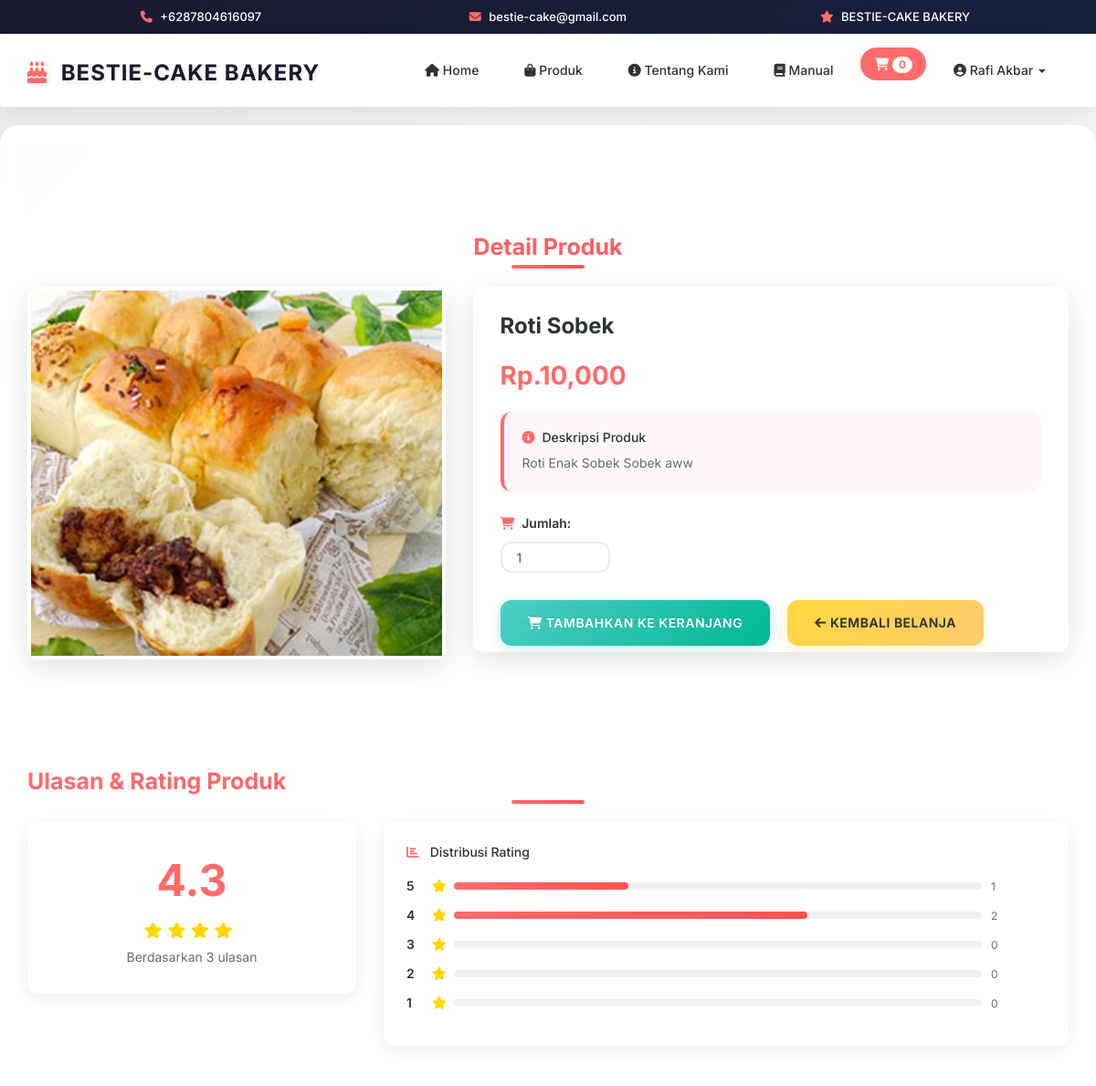
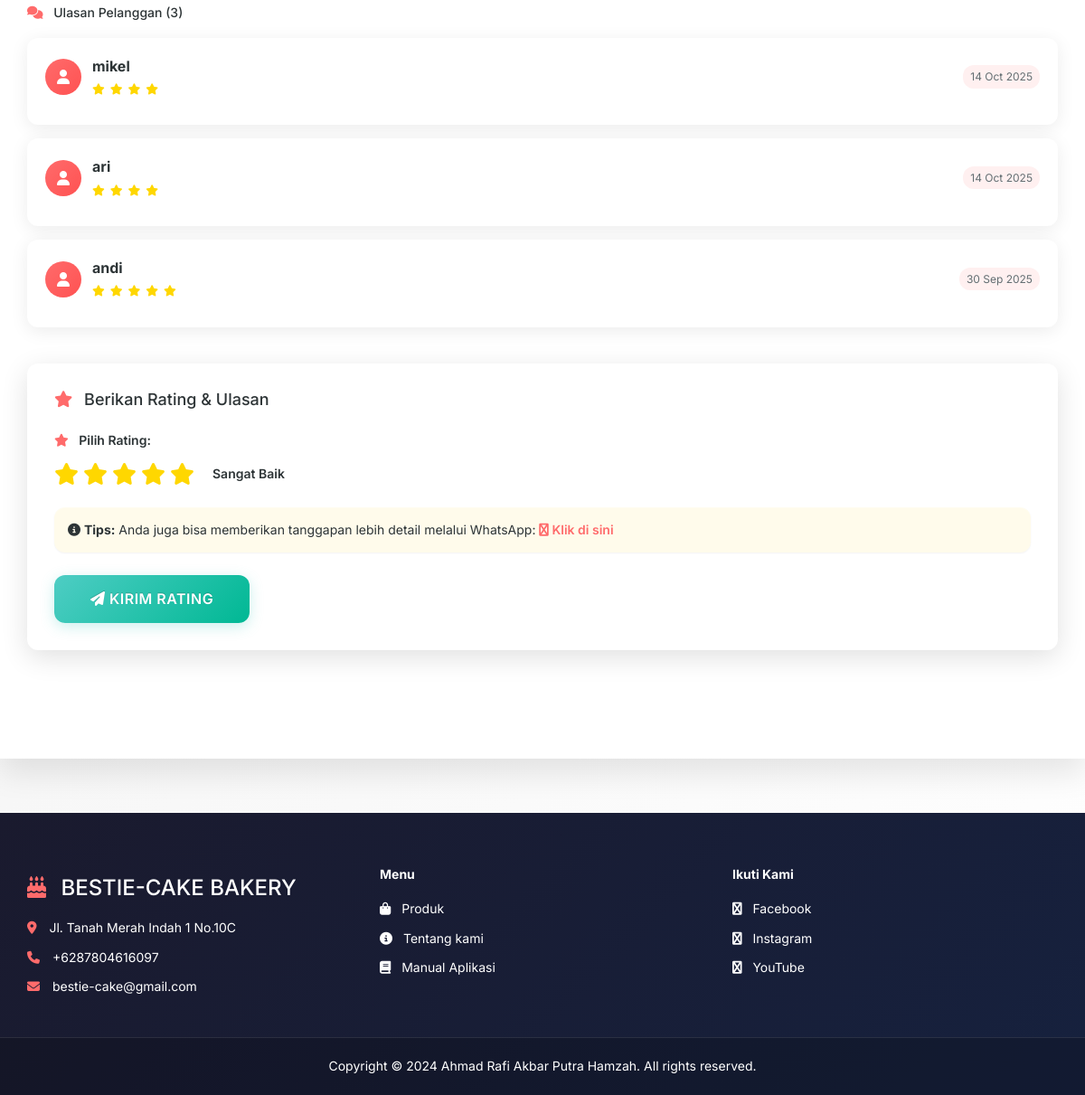
/detail_produk.php?produk=P0001 (signed in), run on the app's committed database (2 pictures, top to bottom).
### tables this page shows
CREATE TABLE `produk` (
  `kode_produk` varchar(100) NOT NULL,
  `nama` varchar(100) NOT NULL,
  `image` text NOT NULL,
  `deskripsi` text NOT NULL,
  `harga` int(11) NOT NULL,
  PRIMARY KEY (`kode_produk`)
);

CREATE TABLE `review` (
  `id_review` int(11) NOT NULL AUTO_INCREMENT,
  `kode_produk` varchar(100) NOT NULL,
  `kode_customer` varchar(100) NOT NULL,
  `rating` tinyint(1) NOT NULL,
  `tanggal` datetime NOT NULL,
  PRIMARY KEY (`id_review`),
  UNIQUE KEY `uniq_review_customer_product` (`kode_produk`,`kode_customer`),
  KEY `idx_review_produk` (`kode_produk`),
  KEY `idx_review_customer` (`kode_customer`)
);

CREATE TABLE `customer` (
  `kode_customer` varchar(100) NOT NULL,
  `nama` varchar(100) NOT NULL,
  `email` varchar(100) NOT NULL,
  `username` varchar(100) NOT NULL,
  `password` varchar(100) NOT NULL,
  `telp` varchar(200) NOT NULL,
  PRIMARY KEY (`kode_customer`)
);

### detail_produk.php (the view, shortened to what this page needs)
<?php
include 'header.php';
$kode = mysqli_real_escape_string($conn,$_GET['produk']);
$result = mysqli_query($conn, "SELECT * FROM produk WHERE kode_produk = '$kode'");
$row = mysqli_fetch_assoc($result);
?>
<div class="container" style="padding: 60px 15px 100px;">
    <h2 class="section-title">Detail Produk</h2>
	<div class="row">
		<div class="col-md-5">
            <div class="thumbnail" style="border: none; box-shadow: var(--shadow-medium); overflow: hidden;">
                <img src="image/produk/<?= $row['image']; ?>" style="width:100%; height: 400px; object-fit: cover; transition: var(--transition);">
            </div>
		</div>
		<div class="col-md-7">
			<div class="thumbnail" style="padding: 30px; border: none; box-shadow: var(--shadow-medium); height: 400px;">
				<form action="proses/add.php" method="GET">
					<h3 style="margin-top: 0; color: var(--text-dark); font-weight: 700;"><?= $row['nama']; ?></h3>
					<div style="margin: 20px 0;">
						<span style="font-size: 28px; font-weight: 700; color: var(--accent-color);">Rp.<?= number_format($row['harga']); ?></span>
					</div>
					<div style="margin: 20px 0; padding: 20px; background: rgba(255, 107, 107, 0.05); border-radius: var(--border-radius); border-left: 4px solid var(--accent-color);">
						<h5 style="margin-top: 0; color: var(--text-dark);"><i class="fa fa-info-circle" style="color: var(--accent-color); margin-right: 8px;"></i>Deskripsi Produk</h5>
						<p style="margin-bottom: 0; color: var(--text-light); line-height: 1.6;"><?= $row['deskripsi'];  ?></p>
					</div>
					<div style="margin: 25px 0;">
						<label style="font-weight: 600; color: var(--text-dark); margin-bottom: 10px; display: block;">
							<i class="fa fa-shopping-cart" style="color: var(--accent-color); margin-right: 8px;"></i>Jumlah:
						</label>
						<input class="form-control" type="number" min="1" name="jml" value="1" style="max-width: 120px; display: inline-block; margin-right: 15px;">
					</div>
					<div style="margin-top: 30px;">
						<?php
						if(isset($_SESSION['user'])){
							?>
							<button type="submit" class="btn btn-success" style="margin-right: 15px; padding: 15px 30px;">
								<i class="fa fa-shopping-cart"></i> Tambahkan ke Keranjang
							</button>
							<?php
						}else{
							?>
							<a href="keranjang.php" class="btn btn-success" style="margin-right: 15px; padding: 15px 30px;">
								<i class="fa fa-shopping-cart"></i> Tambahkan ke Keranjang
							</a>
							<?php
						}
						?>
						<a href="index.php" class="btn btn-warning" style="padding: 15px 30px;">
							<i class="fa fa-arrow-left"></i> Kembali Belanja
						</a>
					</div>
				</form>
			</div>
		</div>
	</div>
    <?php
    $avgQ = mysqli_query($conn, "SELECT AVG(rating) as avg_rating, COUNT(*) as total FROM review WHERE kode_produk = '$kode'");
    $avg = mysqli_fetch_assoc($avgQ);
    $avg_rating = $avg && $avg['avg_rating'] ? round($avg['avg_rating'], 1) : 0;
    $total_review = $avg && $avg['total'] ? (int)$avg['total'] : 0;
    ?>
    <div class="row" style="margin-top: 40px;">
        <div class="col-md-12">
            <h3 class="section-title" style="margin-bottom: 30px; text-align: left;">Ulasan & Rating Produk</h3>
            <div class="row">
                <div class="col-md-4">
                    <div class="thumbnail" style="padding: 30px; text-align: center; border: none; box-shadow: var(--shadow-light);">
                        <div style="font-size: 48px; font-weight: 700; color: var(--accent-color); margin-bottom: 10px;">
                            <?= $avg_rating; ?>
                        </div>
                        <div style="margin-bottom: 10px;">
                        </div>
                        <div style="color: var(--text-light); font-size: 14px;">
                            Berdasarkan <?= $total_review; ?> ulasan
                        </div>
                    </div>
                </div>
                <div class="col-md-8">
                    <div class="thumbnail" style="padding: 25px; border: none; box-shadow: var(--shadow-light);">
                        <?php
                        $rating_dist = array();
                        for($i=5; $i>=1; $i--){
                            $distQ = mysqli_query($conn, "SELECT COUNT(*) as count FROM review WHERE kode_produk = '$kode' AND rating = $i");
                            $dist = mysqli_fetch_assoc($distQ);
                            $count = $dist ? (int)$dist['count'] : 0;
                            $percentage = $total_review > 0 ? round(($count / $total_review) * 100) : 0;
                            $rating_dist[$i] = array('count' => $count, 'percentage' => $percentage);
                        }
                        ?>
                        <h5 style="margin-top: 0; color: var(--text-dark); margin-bottom: 20px;">
                            <i class="fa fa-chart-bar" style="color: var(--accent-color); margin-right: 8px;"></i>
                            Distribusi Rating
                        </h5>
                        <?php for($i=5; $i>=1; $i--): ?>
                        <div style="display: flex; align-items: center; margin-bottom: 12px;">
                            <span style="width: 20px; font-weight: 600; color: var(--text-dark);"><?= $i ?></span>
                            <i class="fa fa-star" style="color: #ffd700; margin: 0 8px;"></i>
                            <div style="flex: 1; background: #f0f0f0; height: 8px; border-radius: 4px; margin-right: 10px; position: relative;">
                                <div style="width: <?= $rating_dist[$i]['percentage'] ?>%; background: linear-gradient(90deg, var(--accent-color), var(--accent-hover)); height: 100%; border-radius: 4px; transition: width 0.5s ease;"></div>
                            </div>
                            <span style="width: 60px; font-size: 12px; color: var(--text-light);"><?= $rating_dist[$i]['count'] ?></span>
                        </div>
                        <?php endfor; ?>
                    </div>
                </div>
            </div>
            <div style="margin-top: 30px;">
                <h5 style="color: var(--text-dark); margin-bottom: 20px;">
                    <i class="fa fa-comments" style="color: var(--accent-color); margin-right: 8px;"></i>
                    Ulasan Pelanggan (<?= $total_review ?>)
                </h5>
                <?php
                $revQ = mysqli_query($conn, "SELECT r.id_review, r.rating, r.tanggal, c.nama FROM review r JOIN customer c ON c.kode_customer = r.kode_customer WHERE r.kode_produk = '$kode' ORDER BY r.tanggal DESC LIMIT 10");
                if(mysqli_num_rows($revQ) > 0){
                    while($rv = mysqli_fetch_assoc($revQ)){
                        ?>
                        <div id="review-<?= (int)$rv['id_review']; ?>" class="thumbnail" style="padding: 20px; margin-bottom: 15px; border: none; box-shadow: var(--shadow-light);">
                            <div style="display: flex; justify-content: space-between; align-items: center; margin-bottom: 10px;">
                                <div style="display: flex; align-items: center;">
                                    <div style="width: 40px; height: 40px; background: linear-gradient(135deg, var(--accent-color), var(--accent-hover)); border-radius: 50%; display: flex; align-items: center; justify-content: center; margin-right: 12px;">
                                        <i class="fa fa-user" style="color: white; font-size: 16px;"></i>
                                    </div>
                                    <div>
                                        <strong style="color: var(--text-dark); font-size: 16px;"><?= htmlspecialchars($rv['nama']); ?></strong>
                                        <div style="margin-top: 4px;">
                                        </div>
                                    </div>
                                </div>
                                <span style="font-size: 12px; color: var(--text-light); background: rgba(255, 107, 107, 0.1); padding: 4px 8px; border-radius: 12px;">
                                    <?= date('d M Y', strtotime($rv['tanggal'])); ?>
                                </span>
                            </div>
                        </div>
                        <?php
                    }
                }
                ?>
            </div>
            <div style="margin-top: 40px;">
                <?php if(isset($_SESSION['kd_cs'])){ ?>
                    <?php
                    $hasReviewedQ = mysqli_query($conn, "SELECT 1 FROM review WHERE kode_produk = '$kode' AND kode_customer = '".$_SESSION['kd_cs']."' LIMIT 1");
                    $hasReviewed = $hasReviewedQ && mysqli_num_rows($hasReviewedQ) > 0;
                    ?>
                    <div class="thumbnail" style="padding: 30px; border: none; box-shadow: var(--shadow-medium);">
                        <h4 style="margin-top: 0; color: var(--text-dark); margin-bottom: 25px;">
                            <i class="fa fa-star" style="color: var(--accent-color); margin-right: 8px;"></i>
                            Berikan Rating & Ulasan
                        </h4>
                        <?php if($hasReviewed){ ?>
                            <div class="alert alert-success" style="border-radius: var(--border-radius); border: none; background: rgba(78, 205, 196, 0.1); color: var(--text-dark);">
                                <i class="fa fa-check-circle"></i> Terima kasih! Anda sudah memberikan ulasan untuk produk ini.
                            </div>
                        <?php } else { ?>
                            <form action="proses/review_add.php" method="POST" id="ratingForm">
                                <div style="margin-bottom: 25px;">
                                    <label style="font-weight: 600; color: var(--text-dark); margin-bottom: 15px; display: block;">
                                        <i class="fa fa-star" style="color: var(--accent-color); margin-right: 8px;"></i>
                                        Pilih Rating:
                                    </label>
                                    <div class="star-rating" style="display: flex; align-items: center; gap: 5px; margin-bottom: 10px;">
                                        <?php for($i=1; $i<=5; $i++): ?>
                                            <i class="fa fa-star-o rating-star"
                                               data-rating="<?= $i ?>"
                                               style="font-size: 24px; color: #ddd; cursor: pointer; transition: var(--transition);"
                                               onmouseover="highlightStars(<?= $i ?>)"
                                               onmouseout="resetStars()"
                                               onclick="selectRating(<?= $i ?>)">
                                            </i>
                                        <?php endfor; ?>
                                        <span id="ratingText" style="margin-left: 15px; font-weight: 600; color: var(--text-dark);">Sangat Baik</span>
                                    </div>
                                </div>
                                <div style="margin-bottom: 25px;">
                                    <div class="alert alert-info" style="border-radius: var(--border-radius); border: none; background: rgba(255, 217, 61, 0.1); color: var(--text-dark);">
                                        <i class="fa fa-info-circle"></i>
                                        <strong>Tips:</strong> Anda juga bisa memberikan tanggapan lebih detail melalui WhatsApp:
                                        <a href="https://wa.me/6287804616097?text=Halo%20saya%20ingin%20beri%20tanggapan%20untuk%20produk%20<?= urlencode($row['nama']); ?>"
                                           target="_blank" style="color: var(--accent-color); font-weight: 600;">
                                            <i class="fa fa-whatsapp"></i> Klik di sini
                                        </a>
                                    </div>
                                </div>
                                <div style="text-center">
                                    <button type="submit" class="btn btn-success" style="padding: 15px 40px; font-size: 16px;">
                                        <i class="fa fa-paper-plane"></i> Kirim Rating
                                    </button>
                                </div>
                            </form>
                        <?php } ?>
                    </div>
                <?php } ?>
            </div>
        </div>
    </div>
</div>
<?php
include 'footer.php';
?>

### css/style.css (style rules this page uses)
body { margin:0; padding: 0; }

### header.php (style rules this page uses)
:root { --primary-bg:#1a1a2e; --secondary-bg:#16213e; --accent-color:#ff6b6b; --accent-hover:#ff5252; --success-color:#4ecdc4; --warning-color:#ffd93d; --info-color:#6c5ce7; --text-dark:#2d3436; --text-light:#636e72; --border-radius:12px; --shadow-light:0 4px 20px rgba(0,0,0,0.08); --shadow-medium:0 8px 30px rgba(0,0,0,0.12); --shadow-heavy:0 15px 35px rgba(0,0,0,0.1); --transition:all 0.3s cubic-bezier(0.4, 0, 0.2, 1); }
* { box-sizing: border-box; }
html { scroll-behavior: smooth; }
body { background: linear-gradient(135deg,rgb(236, 236, 236) 0%,rgb(255, 255, 255) 100%); background-attachment: fixed; color: var(--text-dark); font-family: "Inter", "Segoe UI", Tahoma, Geneva, Verdana, sans-serif; line-height: 1.6; margin: 0; padding: 0; }
.section-title { background: linear-gradient(135deg, var(--accent-color), var(--accent-hover)); -webkit-background-clip: text; -webkit-text-fill-color: transparent; background-clip: text; font-weight: 700; font-size: 2.5rem; margin: 60px 0 30px 0; text-align: center; position: relative; }
.section-title::after { content: ''; position: absolute; bottom: -10px; left: 50%; transform: translateX(-50%); width: 80px; height: 4px; background: linear-gradient(135deg, var(--accent-color), var(--accent-hover)); border-radius: 2px; }
.btn { border-radius: var(--border-radius); border: none; font-weight: 600; padding: 12px 24px; text-transform: uppercase; letter-spacing: 0.5px; transition: var(--transition); position: relative; overflow: hidden; }
.btn::before { content: ''; position: absolute; top: 0; left: -100%; width: 100%; height: 100%; background: linear-gradient(90deg, transparent, rgba(255,255,255,0.2), transparent); transition: left 0.5s; }
.btn-success { background: linear-gradient(135deg, var(--success-color), #00b894); box-shadow: 0 4px 15px rgba(78, 205, 196, 0.3); }
.btn-warning { background: linear-gradient(135deg, var(--warning-color), #fdcb6e); color: var(--text-dark); box-shadow: 0 4px 15px rgba(255, 217, 61, 0.3); }
.thumbnail { border: none; border-radius: var(--border-radius); overflow: hidden; box-shadow: var(--shadow-light); transition: var(--transition); background: #ffffff; }
.thumbnail img { transition: var(--transition); }
.form-control { border-radius: var(--border-radius); border: 2px solid #e9ecef; box-shadow: none; padding: 12px 16px; transition: var(--transition); background: rgba(255, 255, 255, 0.9); }

### data on the page
produk: image (picture), nama "Roti Sobek", harga "10,000", deskripsi "Roti Enak Sobek Sobek aww"
review: kode_customer.nama "mikel", tanggal "14 Oct 2025"
review: kode_customer.nama "ari", tanggal "14 Oct 2025"
review: kode_customer.nama "andi", tanggal "30 Sep 2025"

### other printed values
$value "0"
$_SESSION['user'] "Rafi Akbar"
$avg_rating "4.3"
$total_review "3"
$rating_dist[$i]['count'] "1"
$rating_dist[$i]['count'] "2"
$rating_dist[$i]['count'] "0"
